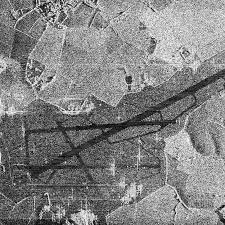
#> input picture hw3/sar_3.jpg, 225 x 225 px
$ jupyter execute hw_3.ipynb   (older library calls are emulated)
#> lines starting #> are read from the running program, lines starting #| are printed output that depends on the picture; after the words box and inside, x2 and y2 are one past the last pixel; in counts of white or black regions, pixels touching at a corner belong together
[cell 1]
# 1. Для изображения sar_3.jpg найти наиболее протяженный участок
# (выделить линии при помощи преобразования Хафа)
# 2. Для изображения sar_3.jpg провести исследование алгоритмов бинаризации, выделить участок дорожной полосы.

1. Выделение самой длинной прямой с помощью преобразования Хафа

[cell 2]
import numpy as np
import cv2
import matplotlib.pyplot as plt
import math

image = cv2.imread('sar_3.jpg')
#> image is the input picture: shape (225, 225, 3); min 0, max 255, mean 130.6
image_gray = cv2.cvtColor(image, cv2.COLOR_BGR2GRAY)

image_gray_blurred = cv2.GaussianBlur(image_gray, (9, 9), 2)
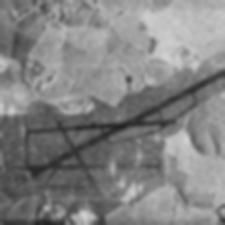
#> image_gray_blurred: shape (225, 225); min 34, max 210, mean 130.6
canny_edges = cv2.Canny(image_gray_blurred, 50, 100, apertureSize=3)
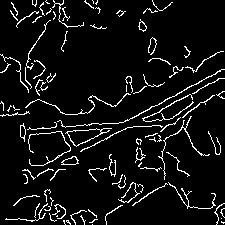
#> canny_edges: shape (225, 225); 7.1% white in thin lines or dots
lines = cv2.HoughLines(canny_edges, 1, np.pi / 180, 60)
#> lines = [[172, 1.08], [165, 1.08], [164, 1.1], [171, 1.1], [130, 1.5], [136, 1.5], [167, 1.06], [198, 0.977], [170, 1.05], [174, 1.06], [134, 1.52], [196, 0.995]]
image_with_lines = image.copy()


if lines is not None:
    longest_line = None
    max_length = 0
    for i in range(len(lines)):
        rho = lines[i][0][0]
        theta = lines[i][0][1]
        a = math.cos(theta)
        b = math.sin(theta)
        x0 = a * rho
        y0 = b * rho
        pt1 = (int(x0 + 200 * (-b)), int(y0 + 200 * (a)))
        pt2 = (int(x0 - 200 * (-b)), int(y0 - 200 * (a)))
        length = np.sqrt((pt2[0] - pt1[0]) ** 2 + (pt2[1] - pt1[1]) ** 2)

        if length > max_length:
            max_length = length
            longest_line = lines[i]
#> this loop made 12 passes
#> (rho, theta, a, b, x0, y0, pt1, pt2) on passes 1 to 2: (172, 1.08, 0.469, 0.883, 80.75, 151.9, (-95, 245), (257, 57)), (165, 1.08, 0.469, 0.883, 77.46, 145.7, (-99, 239), (254, 51))
#> (rho, theta, a, b, x0, y0, pt1, pt2) on passes 3 to 8: (164, 1.1, 0.454, 0.891, 74.45, 146.1, (-103, 236), (252, 55)), (171, 1.1, 0.454, 0.891, 77.63, 152.4, (-100, 243), (255, 61)), (130, 1.5, 0.0698, 0.998, 9.07, 129.7, (-190, 143), (208, 115)), (136, 1.5, 0.0698, 0.998, 9.49, 135.7, (-190, 149), (208, 121)), (167, 1.06, 0.485, 0.875, 80.96, 146.1, (-93, 243), (255, 49)), (198, 0.977, 0.559, 0.829, 110.7, 164.1, (-55, 275), (276, 52))
#> after the loop, max_length = 399.9

    if longest_line is not None:
        rho = longest_line[0][0]
#> rho = 165
        theta = longest_line[0][1]
#> theta = 1.08
        a = math.cos(theta)
#> a = 0.469
        b = math.sin(theta)
#> b = 0.883
        x0 = a * rho
#> x0 = 77.46
        y0 = b * rho
#> y0 = 145.7
        pt1 = (int(x0 + 200 * (-b)), int(y0 + 200 * (a)))
#> pt1 = (-99, 239)
        pt2 = (int(x0 - 200 * (-b)), int(y0 - 200 * (a)))
#> pt2 = (254, 51)
        cv2.line(image_with_lines, pt1, pt2, (100, 0, 255), 8, cv2.LINE_AA)
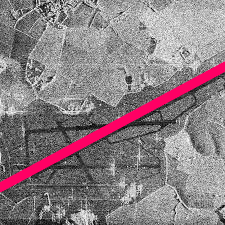
#> image_with_lines: shape (225, 225, 3); 5.37% of pixels changed, all inside (x1, y1, x2, y2) = (0, 61, 225, 193)


plt.figure(figsize=(10, 10))
plt.imshow(image_with_lines)
plt.title("Самая протяженная линия (Преобразование Хафа)")
plt.axis('off')
plt.show()

2. Исследование алгоритмов бинаризации

[cell 3]
#точечная бинаризация
T = 75
bin_img = image_gray.copy()
bin_img[image_gray < T] = 0
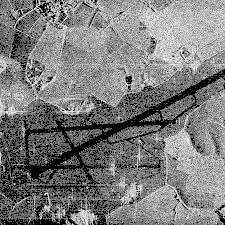
#> bin_img: shape (225, 225); min 0, max 255, mean 123
bin_img[image_gray >= T] = 255
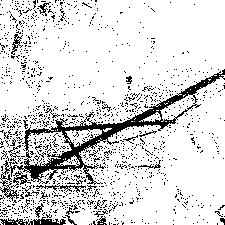
#> bin_img: shape (225, 225); 85.5% white; black in thin lines or dots

#бинаризация Оцу
image_contrast = cv2.convertScaleAbs(image_gray, alpha=1.5, beta=0)  # Увеличиваем контраст
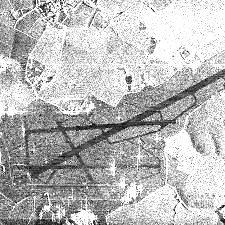
#> image_contrast: shape (225, 225); min 0, max 255, mean 187.2
_, th2 = cv2.threshold(image_contrast, 0, 255, cv2.THRESH_BINARY + cv2.THRESH_OTSU)
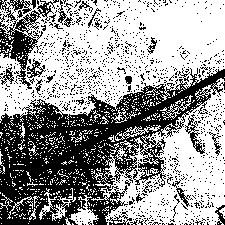
#> th2: shape (225, 225); 59.8% white; 1116 black regions (1087 under 20 px), largest, box (x1, y1, x2, y2) and area: (0, 67, 225, 225) 14753, (0, 0, 59, 89) 1599, (185, 114, 205, 154) 222

#адаптивная бинаризация
th3 = cv2.adaptiveThreshold(image_gray, 255, cv2.ADAPTIVE_THRESH_MEAN_C, cv2.THRESH_BINARY, 11, 2)
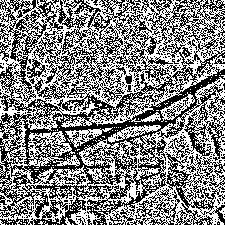
#> th3: shape (225, 225); 51.9% white; black in thin lines or dots

#Собеля
scale = 0.5
delta = 0
ddepth = cv2.CV_16S
grad_x = cv2.Sobel(image_gray, ddepth, 1, 0, ksize=3, scale=scale, delta=delta, borderType=cv2.BORDER_DEFAULT)
grad_y = cv2.Sobel(image_gray, ddepth, 0, 1, ksize=3, scale=scale, delta=delta, borderType=cv2.BORDER_DEFAULT)
grad = cv2.addWeighted(grad_x, 0.5, grad_y, 0.5, 0.0)
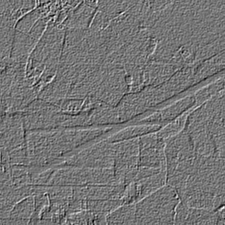
#> grad: shape (225, 225) int16; min -249, max 291, mean -0.1; drawn with min black and max white

#сравнение
plt.figure(figsize=(22, 6))

plt.subplot(1, 5, 1)
plt.axis('off')
plt.title('Точечная бинаризация')
plt.imshow(bin_img, cmap="gray")

plt.subplot(1, 5, 2)
plt.axis('off')
plt.title('Оцу (Otsu)')
plt.imshow(th2, cmap="gray")

plt.subplot(1, 5, 3)
plt.axis('off')
plt.title('Адаптивная бинаризация')
plt.imshow(th3, cmap="gray")

plt.subplot(1, 5, 4)
plt.axis('off')
plt.title('Оператор Собеля')
plt.imshow((grad - grad.min()) * 255, cmap="gray")
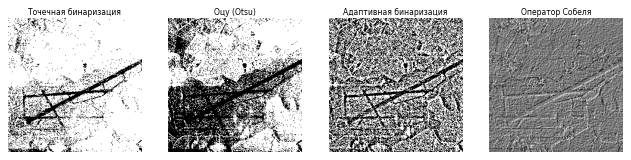
#> figure drawn by matplotlib, 4 panels
